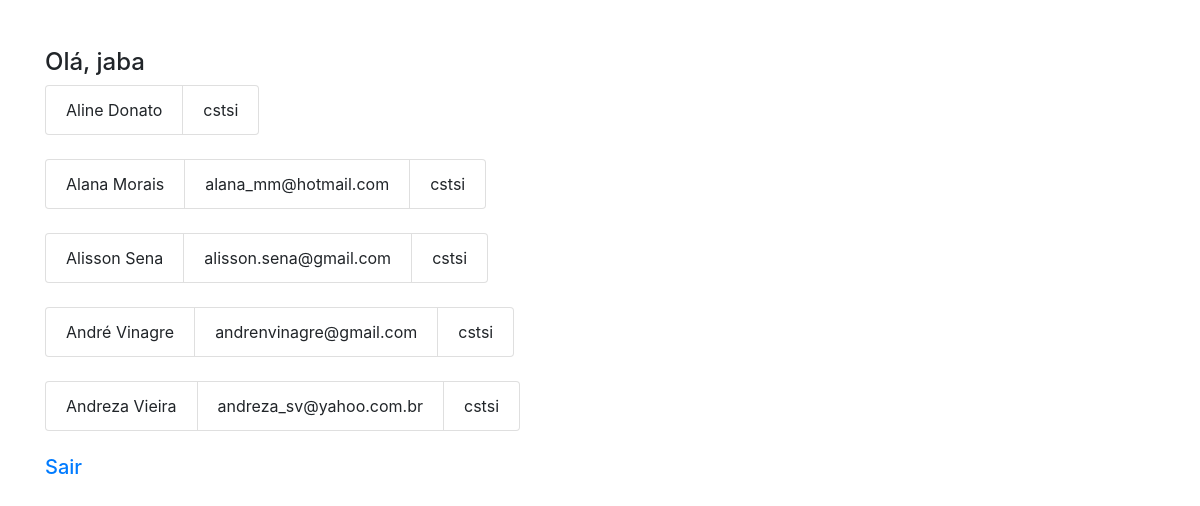
The page /painel.php (signed in) on the database its author committed.
### tables this page shows
CREATE TABLE egressos (
  id varchar(11) NOT NULL,
  nomeCompactado varchar(21),
  nome varchar(38),
  email varchar(50),
  linkedin varchar(72),
  github varchar(72),
  lattes varchar(33),
  researchgate varchar(38),
  facebook varchar(49),
  twitter varchar(47),
  instagram varchar(36),
  stackoverflow varchar(40),
  curso varchar(53),
  campus varchar(23),
  egresso varchar(7),
  avatar varchar(19));

### painel.php (the view, shortened to what this page needs)
<?php
include("header.php");
?>
<div class="container">
    <div class="row">
        <div class="col align-self-center">
            <br>
            <br>
            <h4>Olá, <?php echo $_SESSION['usuario']; ?></h4>
            <?php
            $strcon = mysqli_connect('localhost','contr279_egressos','123abc','contr279_egressos') or die('Erro ao conectar ao banco de dados');
            $sql = "SELECT * FROM egressos";
            $resultado = mysqli_query($strcon,$sql) or die('Erro ao tentar listar registros');
            while ($registro = mysqli_fetch_array($resultado))
            {
                $nome = $registro['nomeCompactado'];
                $email = $registro['email'];
                $curso = $registro['curso'];
                echo "<ul class='list-group list-group-horizontal'>";
                echo "<li class='list-group-item'>$nome</li>";
                if($email != null){
                echo "<li class='list-group-item'>$email</li>";
                }
                echo "<li class='list-group-item'>$curso</li>";
                echo "</ul>";
                echo "<br>";
            }
            ?>
            <h5> <a href ='logout.php'> Sair </a> </h5>
            </div>
            </div>
            </div>

### header.php (shortened to what this page needs)
<!DOCTYPE html>
<html>
<head>
    <html lang="pt-br">
    <link rel="stylesheet" href="https://stackpath.bootstrapcdn.com/bootstrap/4.3.1/css/bootstrap.min.css">
</head>
<body>

### rows shown on the page
egressos: nomeCompactado "Aline Donato", curso "cstsi"
egressos: nomeCompactado "Alana Morais", email "alana_mm@hotmail.com", curso "cstsi"
egressos: nomeCompactado "Alisson Sena", email "alisson.sena@gmail.com", curso "cstsi"
egressos: nomeCompactado "André Vinagre", email "andrenvinagre@gmail.com", curso "cstsi"
egressos: nomeCompactado "Andreza Vieira", email "andreza_sv@yahoo.com.br", curso "cstsi"

### other values the page prints
$_SESSION['usuario'] "jaba"
